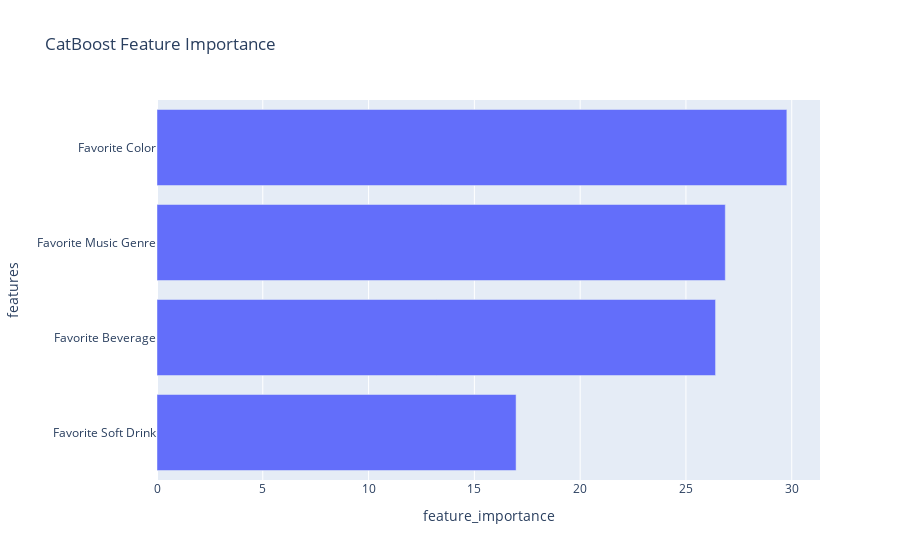

The notebook cell this image was saved under:
### Markdown cell above
# Feature Importance

### Code cell
feature_importance = np.array(model.get_feature_importance())
features = np.array(X_train.columns)
fi={'features':features,'feature_importance':feature_importance}
df_fi = pd.DataFrame(fi)
df_fi.sort_values(by=['feature_importance'], ascending=True,inplace=True)
fig = px.bar(df_fi, x='feature_importance', y='features',title="CatBoost Feature Importance",height=500)
fig.show()

### Figure 1 — Plotly figure (JSON) as saved in the notebook; plotly's stock layout.template omitted (floating-point values rounded to 4 significant figures)
{"data": [{"alignmentgroup": "True", "hovertemplate": "feature_importance=%{x}<br>features=%{y}<extra></extra>", "legendgroup": "", "marker": {"color": "#636efa", "pattern": {"shape": ""}}, "name": "", "offsetgroup": "", "orientation": "h", "showlegend": false, "textposition": "auto", "type": "bar", "x": [16.97, 26.4, 26.86, 29.77], "xaxis": "x", "y": ["Favorite Soft Drink", "Favorite Beverage", "Favorite Music Genre", "Favorite Color"], "yaxis": "y"}], "layout": {"barmode": "relative", "legend": {"tracegroupgap": 0}, "title": {"text": "CatBoost Feature Importance"}, "xaxis": {"anchor": "y", "domain": [0, 1], "title": {"text": "feature_importance"}, "type": "linear", "range": [0, 31.34], "autorange": true}, "yaxis": {"anchor": "x", "domain": [0, 1], "title": {"text": "features"}, "type": "category", "range": [-0.5, 3.5], "autorange": true}, "autosize": true}}
